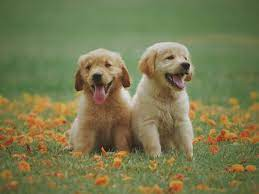
#> input picture Image to Pencil Sketch with Python/puppy.jpg, 259 x 194 px
$ jupyter execute 'Image to Pencil Sketch with Python.ipynb'
#> lines starting #> are read from the running program, lines starting #| are printed output that depends on the picture
# Image to Pencil Sketch with Python

[cell 1]
#pip install opencv-python

[cell 2]
import cv2

[cell 3]
image = cv2.imread('puppy.jpg')
#> image is the input picture: shape (194, 259, 3); mean B, G, R 80, 121.7, 120.4
cv2.imshow("puppy", image)
cv2.waitKey(0)

[cell 4]
gray_image = cv2.cvtColor(image, cv2.COLOR_BGR2GRAY)
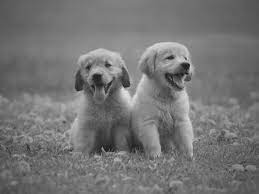
#> gray_image: shape (194, 259); min 16, max 227, mean 116.6
cv2.imshow("New puppy", gray_image)
cv2.waitKey(0)

[cell 5]
inverted_image = 255 - gray_image
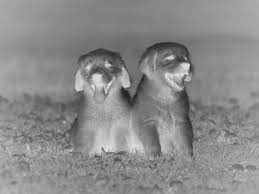
#> inverted_image: shape (194, 259); min 28, max 239, mean 138.4
cv2.imshow("Inverted", inverted_image)
cv2.waitKey()

[cell 6]
blurred = cv2.GaussianBlur(inverted_image, (21, 21), 0)
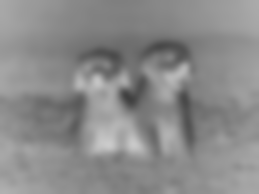
#> blurred: shape (194, 259); min 63, max 203, mean 138.4

[cell 7]
inverted_blurred = 255 - blurred
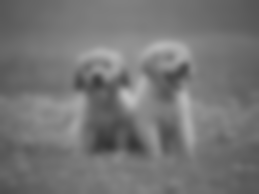
#> inverted_blurred: shape (194, 259); min 52, max 192, mean 116.6
pencil_sketch = cv2.divide(gray_image, inverted_blurred, scale=256.0)
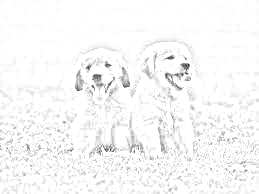
#> pencil_sketch: shape (194, 259); min 38, max 255, mean 247.3
cv2.imshow("Sketch", pencil_sketch)
cv2.waitKey(0)
